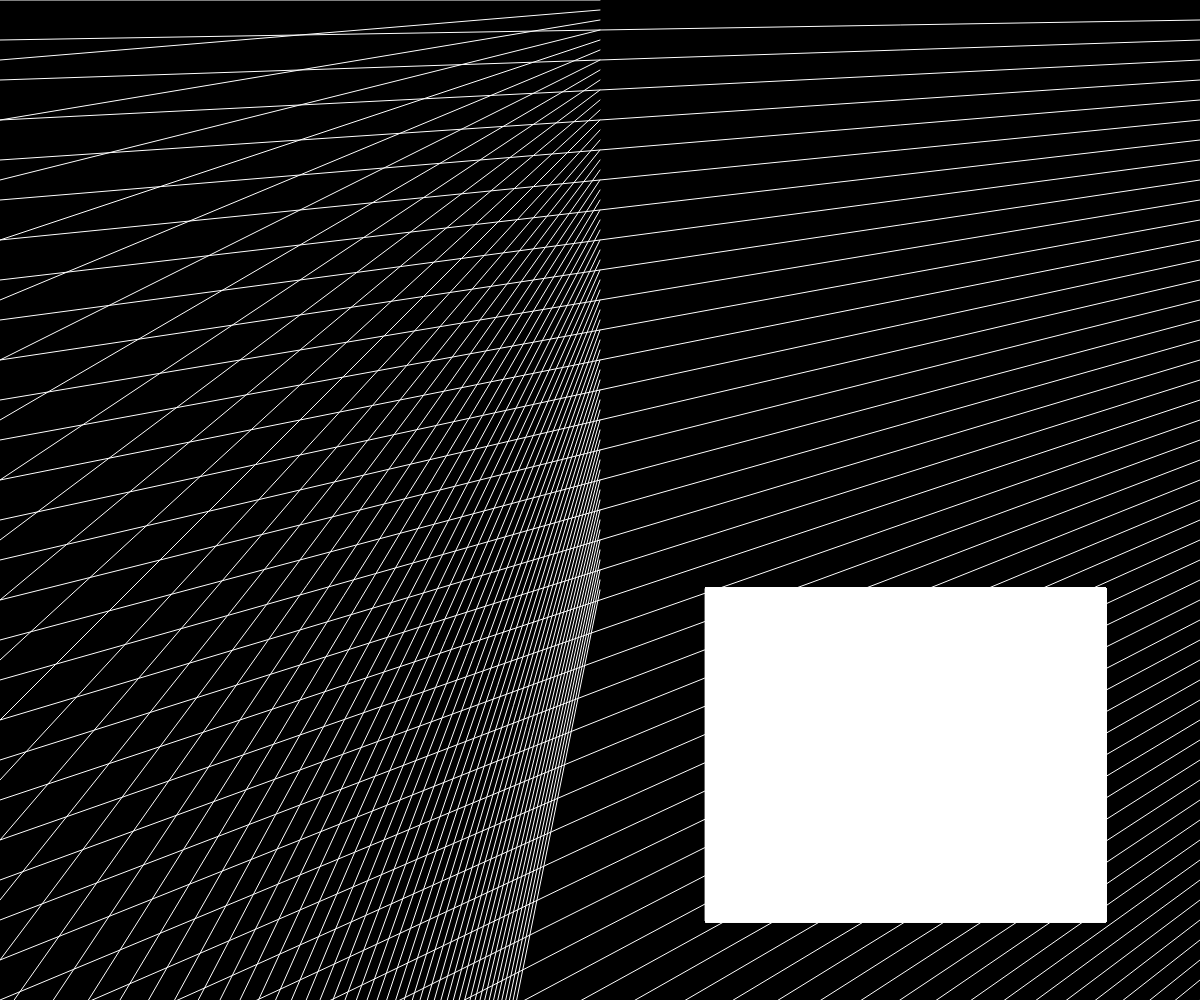
Frame 1 (no input)
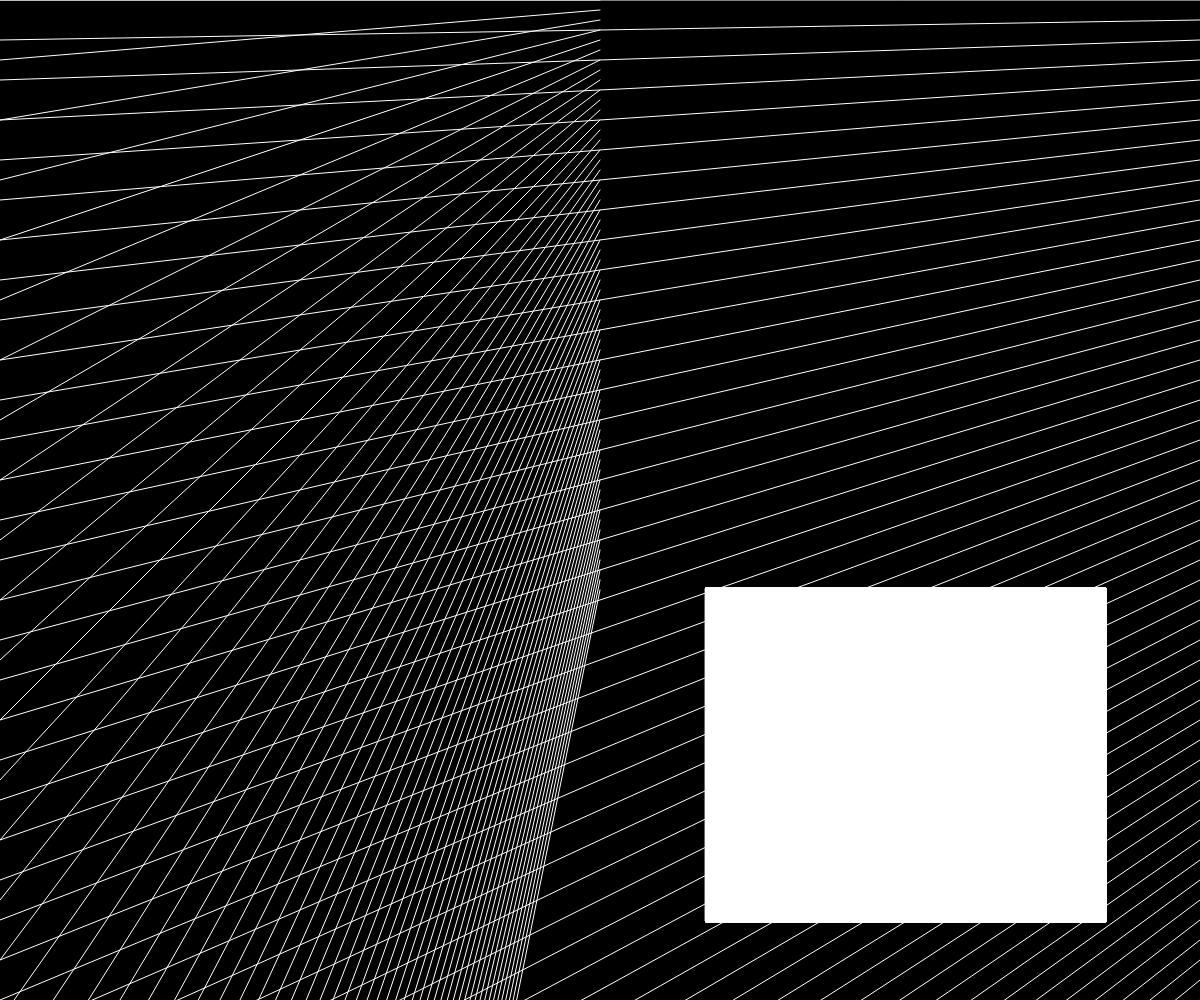
Frame 60 (no input)
Frame 120 (the mouse pressed at the canvas centre since frame 60): identical to frame 60, image omitted

The p5.js sketch that drew these frames (run headless with seeded random() and noise() and a simulated clock; from frame 60 on, the mouse is pressed at the canvas centre):

// p5.js sketch
// ── sketch.js
//comment

/* 
multiple line comment 
*/

let x = 1;
let y = 2;
console.log(x + y);

function setup() {
    createCanvas(windowWidth, windowHeight);
    frameRate(30)

  }



  
  console.log("this is my first console log!! woot woot")

  function draw() {
    background(0);
  
 for (let i = 0; i < windowWidth; i += 20)
 {
  line(0,i*2,windowWidth, i);
  stroke(255)

  line(windowWidth/2,i/2, 0, i*3)
  stroke(255)

  //line(0, windowHeight, windowWidth/3, i)

 
  //line(windowWidth/2, windowHeight/2, windowWidth, i^2+1)
  
  
   

  fill(255)
  rect(windowWidth/1.7, windowHeight/1.7, windowWidth/3, windowHeight/3)
 }
 
 /*
 textSize(10);
 fill(0)
 textFont('Serif');
 textAlign(CENTER)
 text('this is a simulation and what you are reading causes distress on the eyes to try and read',(windowWidth/3), windowHeight/1.6);
 
 textSize(10);
 fill(0)
 textFont('Serif');
 textAlign(CENTER)
 text('this is a simulation and what you are reading causes distress on the eyes to try and read',(windowWidth/3), windowHeight/1.7);

 textSize(15);
 fill(0)
 textFont('Serif');
 textAlign(CENTER)
 text('this is a simulation and what you are reading causes distress on the eyes to try and read',(windowWidth/3), windowHeight/1.8);
 textSize(15);
 fill(0)
 textFont('Serif');
 textAlign(CENTER)
 text('this is a simulation and what you are reading causes distress on the eyes to try and read',(windowWidth/3), windowHeight/1.9);
 *\

  
  
   













    /*
    fill(255);
    circle(windowWidth/2, windowHeight/2, 800);
    
    
    textSize(100);
   textAlign(CENTER);
   // textStyle(ITALIC);
    textFont('Serif');
    fill(0);
    text('Hello World',(windowWidth/2), windowHeight/2);
    
    textSize(20);
    textAlign(CENTER);
    textFont('Georgia');
    fill(0);
    text('Enjoy Your Own.', (windowWidth/2), windowHeight/3);
    

    //Left Side
    fill(0);
    rect(0,0,windowWidth/12, windowHeight);
    fill(225);
    rect(windowWidth/12,0,windowWidth/12, windowHeight);
    fill(0);
    rect(windowWidth/6,0,windowWidth/12,windowHeight);
    fill(255);
    rect(windowWidth/4,0,windowWidth/12,windowHeight);
    fill(0);
    rect(windowWidth/3,0,windowWidth/12, windowHeight)
    fill(255)
    rect(windowWidth/2.4,0,windowWidth/12,windowHeight)


    //Right Side
    strokeWeight(0)
    fill(0)
    rect(windowWidth/2,0,windowWidth/2,windowHeight/6)
    fill(255)
    rect(windowWidth/2,windowHeight/6,windowWidth/2,windowHeight/6)
    fill(0)
    rect(windowWidth/2,windowHeight/3,windowWidth/2,windowHeight/6)
    fill(255)
    rect(windowWidth/2,windowHeight/2,windowWidth/2,windowHeight/6)
    fill(0)
    rect(windowWidth/2,windowHeight/1.5,windowWidth/2,windowHeight/6)
    fill(255)
    rect(windowWidth/2,windowHeight/1.2,windowWidth/2,windowHeight/6)
    */
    
    
  }
